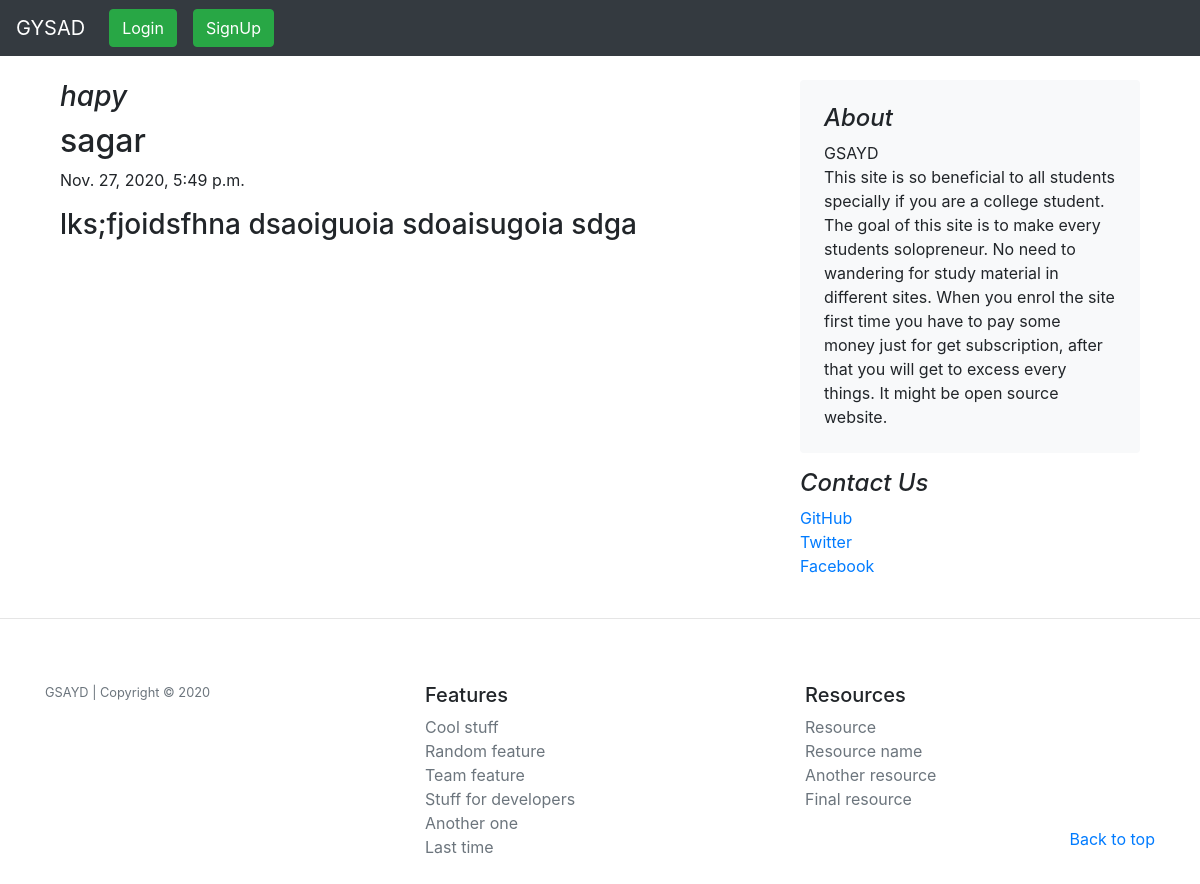
Screenshot of /events/blogpost/2 with the database file from the repository.
### events/models.py (models this page shows, shortened)
class Events(models.Model):
    post_id = models.AutoField(primary_key=True)
    event_name = models.CharField(max_length=210)
    author = models.CharField(max_length=100)
    content = models.TextField()
    slug = models.CharField(max_length=130,default="")
    timestamp = models.DateTimeField(blank=True)
    thumbnail = models.ImageField(upload_to='images/events',default="")

### events/views.py (the view)
# urls.py: path("blogpost/<int:id>", views.blogpost, name="BlogPost")
def blogpost (request, id):
    post = Events.objects.filter(post_id=id) [0]
    return render(request, 'blogpost.html', {'post': post})

### templates/blogpost.html (shortened to what this page needs)
{% extends 'main.html' %}
{% block body%}
<div class="container">
    <main role="main" class="container">
        <div class="row my-4">
            <div class="col-md-8 blog-main">
                <h3 class="font-italic">
                    {{post.event_name}}
                </h3>
                <div class="blog-post">
                    <h2 class="blog-post-title">{{post.author}}</h2>
                    <p class="blog-post-meta">{{post.timestamp}}
                    </p>
                    <h3>{{post.content}}</h3>
                </div>
            </div>
            <aside class="col-md-4">
                <div class="p-4 mb-3 bg-light rounded">
                    <h4 class="font-italic">About</h4>
                    <p class="mb-0">GSAYD <em> </em><br>
This site is so beneficial to all students specially if you are a college student. The goal of this site is to make every students solopreneur. No need to wandering for study material in different sites. When you enrol the site first time you have to pay some money just for get subscription, after that you will get to excess every things. It might be open source website.
</p>
                </div>
                <h4 class="font-italic ">Contact Us</h4>
                <ol class="list-unstyled">
                    <li><a href="https://github.com/prashantsagar73">GitHub</a></li>
                    <li><a href="#">Twitter</a></li>
                    <li><a href="#">Facebook</a></li>
                </ol>
            </aside>
        </div>
    </main>
</div>
{% endblock %}

### rows the page displays
Events: event_name "hapy", author "sagar", timestamp "Nov. 27, 2020, 5:49 p.m.", content "lks;fjoidsfhna dsaoiguoia sdoaisugoia sdga"
